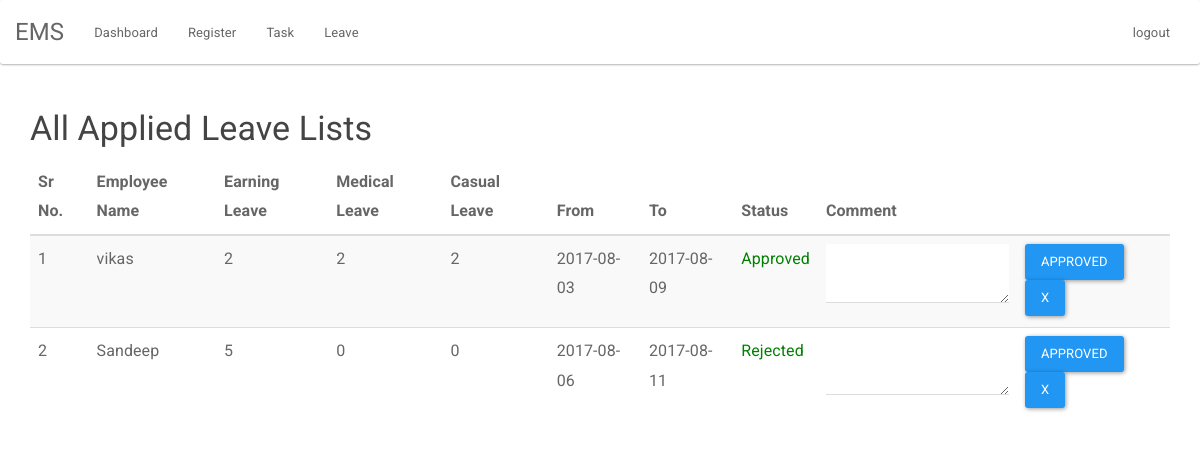
The app's page /admin/all-applied-leave.php (signed in) with its own data.
### tables this page shows
CREATE TABLE `applied_leave` (
  `id` int(255) NOT NULL,
  `l_from` varchar(1000) NOT NULL,
  `l_to` varchar(1000) NOT NULL,
  `e_leave` int(255) NOT NULL,
  `m_leave` int(255) NOT NULL,
  `c_leave` int(255) NOT NULL,
  `apply_by` int(11) NOT NULL,
  `status` varchar(1000) NOT NULL,
  `comment` varchar(1000) NOT NULL,
  `applied_date` timestamp NOT NULL DEFAULT CURRENT_TIMESTAMP ON UPDATE CURRENT_TIMESTAMP
);

CREATE TABLE `users` (
  `user_id` int(255) NOT NULL,
  `name` varchar(1000) NOT NULL,
  `email` varchar(1000) NOT NULL,
  `password` varchar(1000) NOT NULL,
  `department` varchar(1000) NOT NULL,
  `role` varchar(100) NOT NULL,
  `created_on` timestamp NOT NULL DEFAULT CURRENT_TIMESTAMP ON UPDATE CURRENT_TIMESTAMP
);

### admin/all-applied-leave.php (the view, shortened to what this page needs)
<?php include "../auth/auth.php";?>
<html>
<head>
<link rel="stylesheet" href="../css/style.css">
</head>
<body>
<?php include "header.php";?>
<div class="container">
<h3>All Applied Leave Lists</h3>
<table class="table table-striped table-hover ">
  <thead>
    <tr>
      <th>Sr No.</th>
      <th>Employee Name</th>
	        <th>Earning Leave</th>
	   <th>Medical Leave</th>
	     <th>Casual Leave</th>
		   <th>From</th>
		    <th>To</th>
			 <th>Status</th>
			 <th>Comment</th>
			 <th>&nbsp;</th>
    </tr>
  </thead>
  <tbody>
  <?php
  $i=1;
  $query="Select * from `applied_leave` t1 join `users` t2 on t1.apply_by=t2.user_id";
	$res=mysqli_query($conn, $query);
	$count=mysqli_num_rows($res);
	if($count>0)
	{
	while($row=mysqli_fetch_array($res))
	{
  ?>
    <tr>
      <td><?php echo $i; ?></td>
      <td><?php echo $row['name']; ?></td>
      <td><?php echo $row['e_leave'];?></td>
	  <td><?php echo $row['m_leave'];?></td>
	    <td><?php echo $row['c_leave'];?> </td>
		  <td><?php echo $row['l_from'];?></td>
		    <td><?php echo $row['l_to'];?></td>
			<td style="color:green;"><?php echo $row['status'];?></td>
			<td><form method="post" action="" >
			<textarea name="comment"></textarea></td>
			<td>
			<button type="submit" name="approved" class="btn btn-primary">Approved</button>
			<button type="submit" name="rejected" class="btn btn-primary">X</button>
			</form></td>
    </tr>
	<?php $i++;}}else{
		 echo "No record Found!";
	} ?>
  </tbody>
</table>
</div>
</body>
</html>

### records on screen
applied_leave: users.name "vikas", e_leave "2", m_leave "2", c_leave "2", l_from "2017-08-03", l_to "2017-08-09", status "Approved"
applied_leave: users.name "Sandeep", e_leave "5", m_leave "0", c_leave "0", l_from "2017-08-06", l_to "2017-08-11", status "Rejected"
